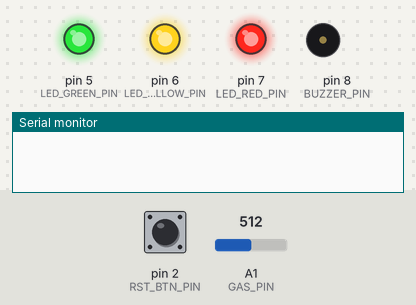
The sketch below on a simulated Arduino Uno, built with avr-gcc and run on an emulated ATmega328P. Parts: output pins drawn as LEDs (lit = HIGH), buzzer (waves = sounding, pin HIGH), the last lines printed to the serial monitor. The inputs (shaded band) are chosen by the test bench; at power-on: A1 (GAS_PIN) = 512, pin 2 (RST_BTN_PIN) LOW.

Above: at 0.1 s.
At 2.7 s:
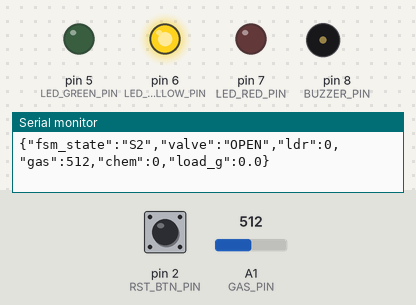
2.8 s: A1 (GAS_PIN) set to 541
4.3 s: A1 (GAS_PIN) set to 562
At 5.1 s:
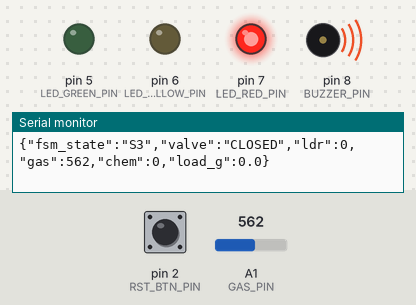
Timing chart, 0 to 7.3 s (numbered marks = the images above; inputs shaded):
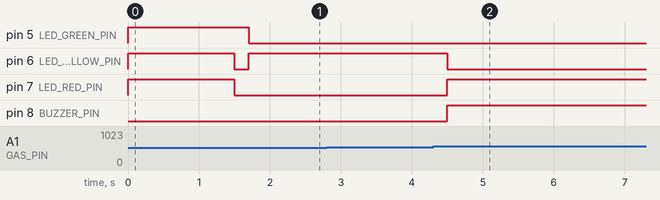

The sketch:

nurdle-dna.ino
```cpp
/*
 * NurdleDNA — Arduino Firmware
 * Team 2 (Arc Tech) — ECTE 250, University of Wollongong Dubai
 *
 * 5-state Moore FSM:
 *   S0 INIT   → S1 on boot complete
 *   S1 SysOk  → S2 on WARN, → S3 on CRIT
 *   S2 Causn  → S1 on CLEAR, → S3 on CRIT
 *   S3 ALRM   → S4 on RST button OR Jetson "CLEAR" command (latched)
 *   S4 RSTIN  → S1 after reset sequence
 *
 * Protocol: 115200 baud, JSON lines, 200 ms telemetry interval.
 *
 * Build profile: hardware presence flags below let you compile against a
 * partial breadboard. Set the HAS_* flag to 1 as each component is wired.
 * Anything missing is silently skipped — no floating-pin noise, no I2C hang.
 */

#include <Servo.h>

// ─── HARDWARE PRESENCE FLAGS ────────────────────────────────────
// Flip to 1 as each component is wired up. The sketch skips disabled
// components entirely (no floating analog reads, no I2C calls, etc).
#define HAS_LDR             0   // turbidity LDR on A0
#define HAS_GAS             1   // MQ gas sensor on A1
#define HAS_CHEM            0   // potentiometer on A2
#define HAS_HX711           0   // load cell (HX711) on D3/D4
#define HAS_LCD             0   // I2C 16×2 LCD on A4/A5
#define HAS_RESET_BUTTON    1   // push-button on D2
#define HAS_SERVO           0   // MG996R valve servo on D9 (removed from breadboard)

// Buzzer output mode:
//   0 → real piezo buzzer (tone())
//   1 → using a blue LED as a visual indicator instead
#define BUZZER_IS_LED       1

#if HAS_LCD
  #include <Wire.h>
  #include <LiquidCrystal_I2C.h>
#endif

#if HAS_HX711
  #include <HX711.h>
#endif

// ─── Pin map (matches the wiring guide) ─────────────────────────
#define LDR_PIN          A0
#define GAS_PIN          A1
#define CHEM_PIN         A2
#define RST_BTN_PIN      2     // active HIGH, external 10k pull-down
#define HX711_DOUT       3
#define HX711_CLK        4
#define LED_GREEN_PIN    5     // Normal / S1
#define LED_YELLOW_PIN   6     // Caution / S2
#define LED_RED_PIN      7     // Alarm / S3
#define BUZZER_PIN       8     // piezo, or blue indicator LED
#define SERVO_PIN        9

// ─── Thresholds (raw 10-bit ADC, 0–1023) ─────────────────────────
#define LDR_WARN_THRESH   500
#define LDR_CRIT_THRESH   800
// Gas thresholds — calibrated for this specific sensor + room (post-warmup):
// idle ~300, breath ~400, lighter spike >800.
#define GAS_WARN_THRESH   380
#define GAS_CRIT_THRESH   550
#define CHEM_CRIT_THRESH  900
#define DEBOUNCE_HITS     3
#define SCALE_FACTOR      420.0
#define TARE_DELAY_MS     3000
#define LCD_ADDR          0x27   // try 0x3F if LCD stays blank

// ─── Timing ──────────────────────────────────────────────────────
#define SENSOR_INTERVAL_MS 100
#define SERIAL_INTERVAL_MS 200

// ─── Servo positions ─────────────────────────────────────────────
#define VALVE_OPEN   0
#define VALVE_CLOSED 90

// ─── FSM ─────────────────────────────────────────────────────────
enum State { S0_INIT, S1_SYSOK, S2_CAUTION, S3_ALARM, S4_RESET };

// ─── Globals ─────────────────────────────────────────────────────
#if HAS_SERVO
  Servo valve;
#endif

#if HAS_LCD
  LiquidCrystal_I2C lcd(LCD_ADDR, 16, 2);
#endif

#if HAS_HX711
  HX711 scale;
#endif

State   currentState = S0_INIT;
bool    valveOpen    = true;

int     ldrVal       = 0;
int     gasVal       = 0;
int     chemVal      = 0;
float   loadGrams    = 0.0;

int     warnHits     = 0;
int     critHits     = 0;
int     clearHits    = 0;

bool    jetsonCrit   = false;
bool    jetsonWarn   = false;
bool    jetsonReset  = false;   // serial-driven reset request (used when no physical button)

unsigned long lastSensor       = 0;
unsigned long lastSerial       = 0;
unsigned long resetCooldownEnd = 0;   // millis() when the post-reset cooldown expires

// Post-reset cooldown: after the operator presses reset, ignore all alarm
// sources (sensors AND Jetson commands) for this many milliseconds. Gives
// the operator a window to physically remove the contamination before the
// system auto-re-alarms.
#define RESET_COOLDOWN_MS  5000

String serialBuf = "";

// ─────────────────────────────────────────────────────────────────
// setup
// ─────────────────────────────────────────────────────────────────
void setup() {
  Serial.begin(115200);

  // GPIO
  pinMode(BUZZER_PIN,     OUTPUT);
  pinMode(LED_GREEN_PIN,  OUTPUT);
  pinMode(LED_YELLOW_PIN, OUTPUT);
  pinMode(LED_RED_PIN,    OUTPUT);

#if HAS_RESET_BUTTON
  pinMode(RST_BTN_PIN, INPUT);   // external pull-down, active HIGH
#endif

#if HAS_SERVO
  valve.attach(SERVO_PIN);
  openValve();
#endif

#if HAS_LCD
  lcd.init();
  lcd.backlight();
  lcdPrint("NurdleDNA v1.0  ", "Initialising... ");
#endif

  // Lamp test — all three LEDs ON during S0
  setLeds(true, true, true);

#if HAS_HX711
  scale.begin(HX711_DOUT, HX711_CLK);
  scale.set_scale(SCALE_FACTOR);
  lcdPrint("NurdleDNA v1.0  ", "Taring scale... ");
  delay(TARE_DELAY_MS);
  if (scale.is_ready()) scale.tare();
#else
  delay(1500);   // short startup pause for the lamp test
#endif

  enterState(S1_SYSOK);
}

// ─────────────────────────────────────────────────────────────────
// loop
// ─────────────────────────────────────────────────────────────────
void loop() {
  unsigned long now = millis();

  // 1. Read sensors + run FSM
  if (now - lastSensor >= SENSOR_INTERVAL_MS) {
    lastSensor = now;
    readSensors();
    updateFSM();
  }

  // 2. Serial telemetry + command parse
  if (now - lastSerial >= SERIAL_INTERVAL_MS) {
    lastSerial = now;
    sendTelemetry();
  }
  parseSerialInput();

  // 3. Reset path — physical button (if present) or serial CLEAR command
  if (currentState == S3_ALARM) {
    bool resetPressed = false;

#if HAS_RESET_BUTTON
    if (digitalRead(RST_BTN_PIN) == HIGH) {
      delay(50);
      if (digitalRead(RST_BTN_PIN) == HIGH) resetPressed = true;
    }
#endif

    if (jetsonReset) {
      resetPressed = true;
      jetsonReset = false;
    }

    if (resetPressed) {
      enterState(S4_RESET);
      delay(1500);
      warnHits = critHits = clearHits = 0;
      jetsonCrit = jetsonWarn = false;
      resetCooldownEnd = millis() + RESET_COOLDOWN_MS;
      enterState(S1_SYSOK);
    }
  }
}

// ─────────────────────────────────────────────────────────────────
// Sensor reading — only reads connected sensors; others stay at 0
// ─────────────────────────────────────────────────────────────────
void readSensors() {
#if HAS_LDR
  ldrVal  = analogRead(LDR_PIN);
#endif
#if HAS_GAS
  gasVal  = analogRead(GAS_PIN);
#endif
#if HAS_CHEM
  chemVal = analogRead(CHEM_PIN);
#endif
#if HAS_HX711
  if (scale.is_ready()) {
    float raw = scale.get_units(1);
    loadGrams = (raw < 0.0) ? 0.0 : raw;
  }
#endif
}

// ─────────────────────────────────────────────────────────────────
// FSM update
// ─────────────────────────────────────────────────────────────────
void updateFSM() {
  if (currentState == S3_ALARM) return;   // S3 is latched
  if (millis() < resetCooldownEnd) return; // post-reset cooldown — ignore all alarm sources

  bool isCrit = (ldrVal  >= LDR_CRIT_THRESH  ||
                 gasVal  >= GAS_CRIT_THRESH  ||
                 chemVal >= CHEM_CRIT_THRESH ||
                 jetsonCrit);

  bool isWarn = (ldrVal >= LDR_WARN_THRESH ||
                 gasVal >= GAS_WARN_THRESH ||
                 jetsonWarn);

  if (isCrit) {
    critHits++;
    warnHits = clearHits = 0;
    if (critHits >= DEBOUNCE_HITS) {
      enterState(S3_ALARM);
    }
  } else if (isWarn) {
    warnHits++;
    critHits = clearHits = 0;
    if (warnHits >= DEBOUNCE_HITS && currentState == S1_SYSOK) {
      enterState(S2_CAUTION);
    }
  } else {
    clearHits++;
    critHits = warnHits = 0;
    if (clearHits >= DEBOUNCE_HITS && currentState == S2_CAUTION) {
      enterState(S1_SYSOK);
    }
  }
}

// ─────────────────────────────────────────────────────────────────
// State transitions
// ─────────────────────────────────────────────────────────────────
void enterState(State s) {
  currentState = s;
  switch (s) {

    case S1_SYSOK:
      openValve();
      setLeds(true, false, false);
      buzzerOff();
      lcdPrint("Status: CLEAR   ", "Valve: OPEN     ");
      break;

    case S2_CAUTION:
      openValve();
      setLeds(false, true, false);
      buzzerOff();
      lcdPrint("!! CAUTION !!   ", "Valve: OPEN     ");
      break;

    case S3_ALARM:
      closeValve();
      setLeds(false, false, true);
      buzzerOn();
      lcdPrint("!!! ALARM !!!   ", "Valve: CLOSED   ");
      break;

    case S4_RESET:
      openValve();
      setLeds(true, true, true);
      buzzerOff();
      lcdPrint("Resetting...    ", "System OK soon  ");
      break;

    case S0_INIT:
      break;
  }
}

// ─────────────────────────────────────────────────────────────────
// Actuator helpers
// ─────────────────────────────────────────────────────────────────
void openValve()  {
  valveOpen = true;
#if HAS_SERVO
  valve.write(VALVE_OPEN);
#endif
}
void closeValve() {
  valveOpen = false;
#if HAS_SERVO
  valve.write(VALVE_CLOSED);
#endif
}

void setLeds(bool g, bool y, bool r) {
  digitalWrite(LED_GREEN_PIN,  g ? HIGH : LOW);
  digitalWrite(LED_YELLOW_PIN, y ? HIGH : LOW);
  digitalWrite(LED_RED_PIN,    r ? HIGH : LOW);
}

void buzzerOn() {
#if BUZZER_IS_LED
  digitalWrite(BUZZER_PIN, HIGH);
#else
  tone(BUZZER_PIN, 1000);
#endif
}
void buzzerOff() {
#if BUZZER_IS_LED
  digitalWrite(BUZZER_PIN, LOW);
#else
  noTone(BUZZER_PIN);
#endif
}

void lcdPrint(const char* l1, const char* l2) {
#if HAS_LCD
  lcd.setCursor(0, 0); lcd.print(l1);
  lcd.setCursor(0, 1); lcd.print(l2);
#else
  (void)l1; (void)l2;   // no-op when LCD is absent
#endif
}

// ─────────────────────────────────────────────────────────────────
// Serial — telemetry output (Jetson reads this)
// {"fsm_state":"S1","valve":"OPEN","ldr":0,"gas":380,"chem":0,"load_g":0.0}
// ─────────────────────────────────────────────────────────────────
void sendTelemetry() {
  Serial.print(F("{\"fsm_state\":\""));
  Serial.print(stateLabel());
  Serial.print(F("\",\"valve\":\""));
  Serial.print(valveOpen ? F("OPEN") : F("CLOSED"));
  Serial.print(F("\",\"ldr\":"));
  Serial.print(ldrVal);
  Serial.print(F(",\"gas\":"));
  Serial.print(gasVal);
  Serial.print(F(",\"chem\":"));
  Serial.print(chemVal);
  Serial.print(F(",\"load_g\":"));
  Serial.print(loadGrams, 1);
  Serial.println(F("}"));
}

const __FlashStringHelper* stateLabel() {
  switch (currentState) {
    case S0_INIT:    return F("S0");
    case S1_SYSOK:   return F("S1");
    case S2_CAUTION: return F("S2");
    case S3_ALARM:   return F("S3");
    case S4_RESET:   return F("S4");
    default:         return F("S1");
  }
}

// ─────────────────────────────────────────────────────────────────
// Serial — command input (Jetson sends this)
// {"state":"WARN|CRIT|CLEAR|RESET","confidence":0.85,"count":12}
// RESET is a soft operator reset (dashboard button) — clears a latched S3.
// ─────────────────────────────────────────────────────────────────
void parseSerialInput() {
  while (Serial.available()) {
    char c = (char)Serial.read();
    if (c == '\n') {
      processJetsonCmd(serialBuf);
      serialBuf = "";
    } else if (serialBuf.length() < 200) {
      serialBuf += c;
    }
  }
}

void processJetsonCmd(const String& cmd) {
  if (cmd.length() < 5) return;

  // Stricter parse: only accept commands that look like JSON ({"state":...}).
  // Avoids false matches from any garbage that happens to contain "WARN"
  // or "CRIT" (we saw exactly this when ModemManager probed the port).
  if (cmd.indexOf(F("{\"state\":")) < 0) return;

  if (cmd.indexOf(F("\"RESET\"")) >= 0) {
    // Remote operator reset from the dashboard (Jetson → serial). Acts as a
    // soft equivalent of the physical RST button: the loop() reset path picks
    // this up and steps a latched S3 alarm through S4 back to S1.
    jetsonReset = true;
    return;
  }

  if (cmd.indexOf(F("\"CRIT\"")) >= 0) {
    jetsonCrit = true;
    jetsonWarn = false;
  } else if (cmd.indexOf(F("\"WARN\"")) >= 0) {
    jetsonWarn = true;
    jetsonCrit = false;
  } else if (cmd.indexOf(F("\"CLEAR\"")) >= 0) {
    // CLEAR only clears the Jetson override flags. It does NOT auto-reset
    // a latched S3 alarm — that requires the physical operator button so
    // that gas / LDR / chem-driven alarms can't be silenced by the camera.
    jetsonCrit = false;
    jetsonWarn = false;
  }
}
```

Measured:
- the behaviour switches between 549 and 550 on A1 (GAS_PIN) (found by bisection; images 1 and 2)
- after the input at 4.3 s, pin 6 (LED_YELLOW_PIN): HIGH → LOW after 0.20 s; pin 7 (LED_RED_PIN), pin 8 (BUZZER_PIN): LOW → HIGH after 0.20 s
